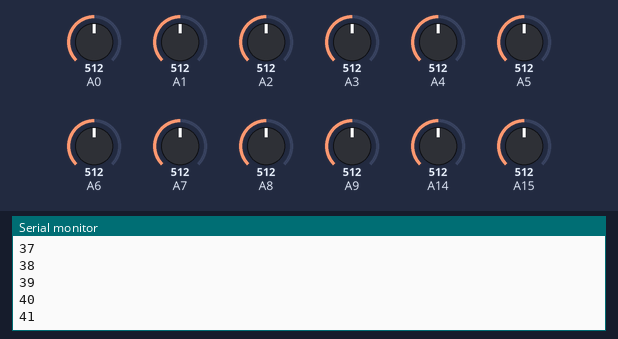
Recording of a sketch running on a simulated Arduino Mega 2560, built with avr-gcc and run on an emulated ATmega2560. On the bench: the last lines printed to the serial monitor. Inputs (shaded band) come from the test bench; at power-on: A0 = 512, A2 = 512, A3 = 512, A1 = 512, A4 = 512, A5 = 512, A6 = 512, A7 = 512, A8 = 512, A9 = 512, A14 = 512, A15 = 512. Random numbers use the default seed unless the sketch sets one.

Above: at 1.2 s.
1.3 s: A0 set to 273
At 1.62 s:
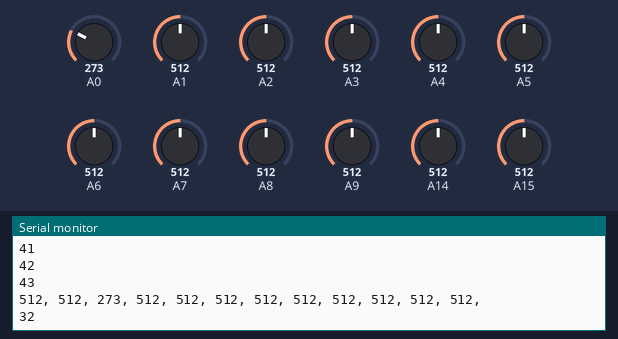
2.8 s: A0 set to 260
At 3.9 s:
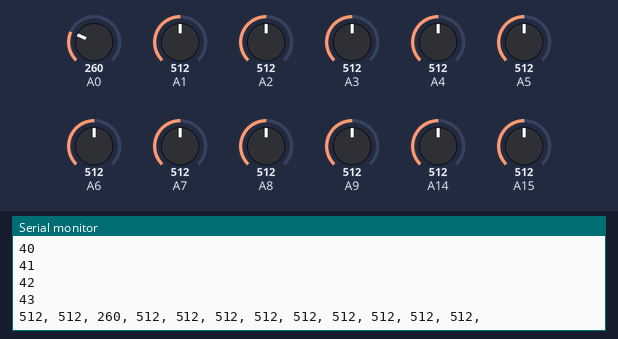
7.3 s: A2 set to 268
At 8.3 s:
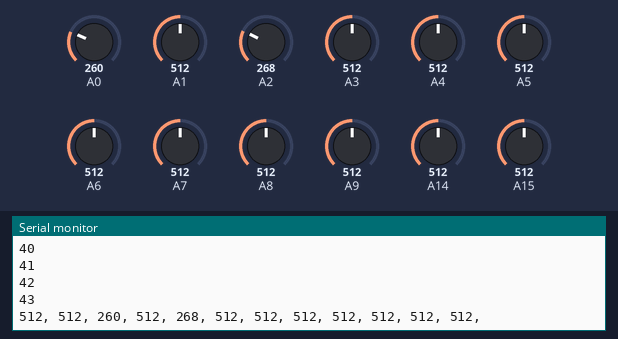
10.3 s: A2 set to 260
At 10.95 s:
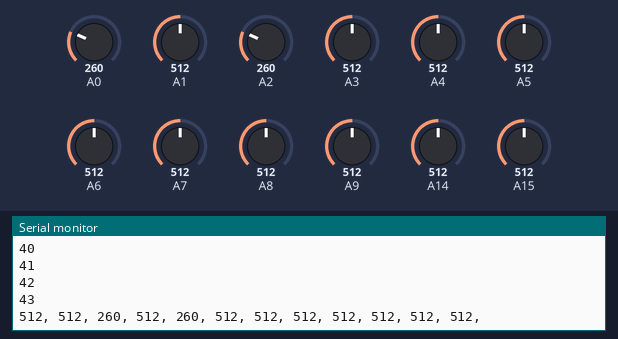
11.8 s: A3 set to 269
At 12.67 s:
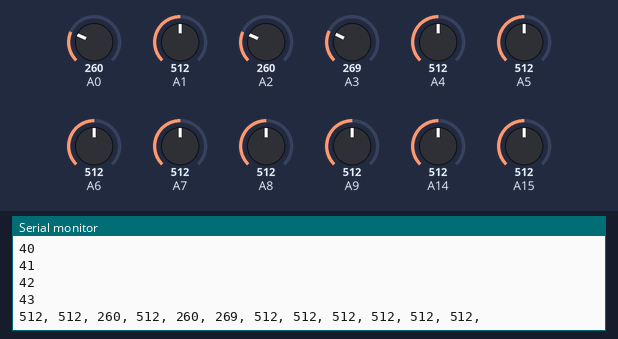
13.3 s: A3 set to 260
At 13.92 s:
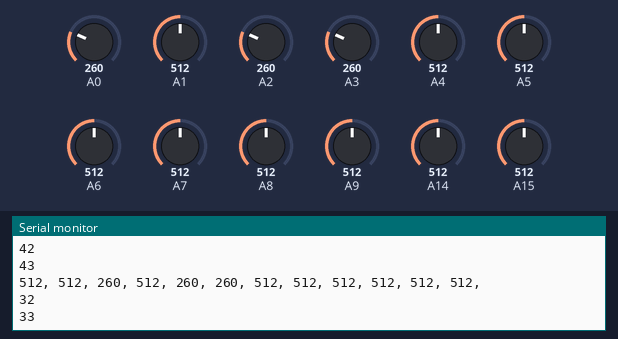
Timing chart, 0 to 16.3 s (numbered marks = the images above; inputs shaded):
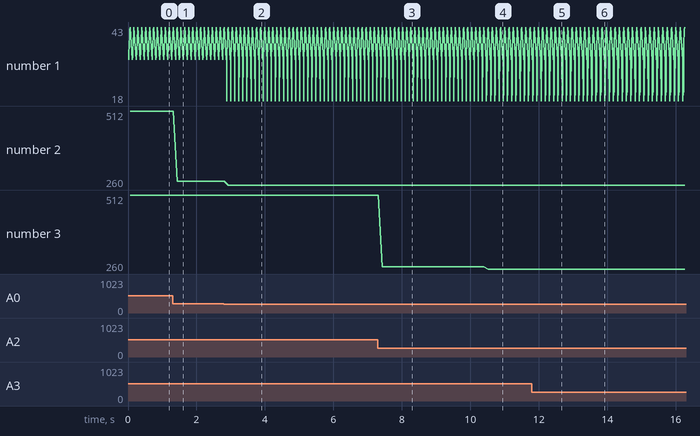

The sketch:

analogread.ino
```cpp
#define HWSERIAL Serial1

void setup() {
  Serial.begin(9600);
  HWSERIAL.begin(9600);
}
const unsigned long sleeptime = 2500;
unsigned long sleep = 0;
int aread = 0;
boolean bounce = 0;

// array to hold analog values for each column
int col[12];

// array to hold high and low values for each range
int range[16][2] = {
  {1009, 1024},
  {204, 215},
  {343, 352},
  {146, 152},
  {507, 518},
  {170, 176},
  {255, 260},
  {126, 134},
  {686, 701},
  {186, 192},
  {295, 302},
  {137, 142},
  {409, 416},
  {157, 162},
  {227, 238},
  {118, 125}
};

// convert to switch positions
boolean bin[16][4] = {
  {0, 0, 0, 0},
  {1, 0, 0, 0},
  {0, 1, 0, 0},
  {1, 1, 0, 0},
  {0, 0, 1, 0},
  {1, 0, 1, 0},
  {0, 1, 1, 0},
  {1, 1, 1, 0},
  {0, 0, 0, 1},
  {1, 0, 0, 1},
  {0, 1, 0, 1},
  {1, 1, 0, 1},
  {0, 0, 1, 1},
  {1, 0, 1, 1},
  {0, 1, 1, 1},
  {1, 1, 1, 1}
};

// array to hold key positions
boolean keya[12][4] = {
  {0, 0, 0, 0},
  {0, 0, 0, 0},
  {0, 0, 0, 0},
  {0, 0, 0, 0},
  {0, 0, 0, 0},
  {0, 0, 0, 0},
  {0, 0, 0, 0},
  {0, 0, 0, 0},
  {0, 0, 0, 0},
  {0, 0, 0, 0},
  {0, 0, 0, 0},
  {0, 0, 0, 0}
};

boolean keyb[12][4] = {
  {0, 0, 0, 0},
  {0, 0, 0, 0},
  {0, 0, 0, 0},
  {0, 0, 0, 0},
  {0, 0, 0, 0},
  {0, 0, 0, 0},
  {0, 0, 0, 0},
  {0, 0, 0, 0},
  {0, 0, 0, 0},
  {0, 0, 0, 0},
  {0, 0, 0, 0},
  {0, 0, 0, 0}
};

void loop()
{
  LEDsleep();

  readcolumns();
  assignkeysA();
  delay(5);
  readcolumns();
  assignkeysB();

  compkeys();

  if (bounce == 0)
  {
    LEDupdate();
    SERIALupdate();
  }
}

void readcolumns()
{
  byte pass = 0;
  int comp = 0;
  for (int x = 0; x < 12; x++)
  {
    aread = 0;;
    comp = 0;
    pass = 0;

    while (pass < 3)
    {
      aread = analogRead(x + 14);
      if (aread != comp)
      {
        pass = 0;
      }
      comp = aread;
      pass++;
    }
    col[x] = aread;
  }
}

void assignkeysA()
{
  for (int c = 0; c < 12; c++)
  {
    for (int v = 0; v < 16; v++)
    {
      if ((col[c] >= range[v][0]) && (col[c] <= range[v][1]))
      {
        for (byte x = 0; x < 4; x++)
        {
          keya[c][x] = bin[v][x];
        }
      }
    }
  }
}

void assignkeysB()
{
  for (int c = 0; c < 12; c++)
  {
    for (int v = 0; v < 16; v++)
    {
      if ((col[c] >= range[v][0]) && (col[c] <= range[v][1]))
      {
        for (byte x = 0; x < 4; x++)
        {
          keyb[c][x] = bin[v][x];
        }
      }
    }
  }
}

void compkeys()
{
  for (int c = 0; c < 12; c++)
  {
    for (int v = 0; v < 16; v++)
    {
      bounce = 0;
      for (byte x = 0; x < 4; x++)
      {
        if (keya[c][x] != keyb[c][x])
        {
          bounce = 1;
        }
      }
    }
  }
}

void LEDupdate()
{
  for (int c = 0; c < 12; c++)
  {
    for (byte r = 0; r < 4; r++)
    {
      if (keya[c][r] == 1)
      {
        sleep = 0;
        HWSERIAL.write((r * 16) + c);
        Serial.println((r * 16) + c);
      }
    }
  }
}

void SERIALupdate()
{
  for (int y = 0; y < 12; y++)
  {
    Serial.print(col[y]);
    Serial.print(", ");
  }
  Serial.println();
}

void LEDsleep()
{
  if (sleep < sleeptime)
  {
    sleep++;
  }

  if (sleep == sleeptime)
  {
    HWSERIAL.write(random(0, 63));
    delay(5);
  }
}
```

Measured:
- the behaviour switches between 261 and 260 on A0 (found by bisection; images 1 and 2)
- the behaviour switches between 261 and 260 on A3 (found by bisection; images 5 and 6)
- after the input at 1.3 s, the serial monitor: prints a new line after 0.14 s (image 1)
- after the input at 2.8 s, the serial monitor: prints a new line after 0.08 s (image 2)
- after the input at 7.3 s, the serial monitor: prints a new line after 0.13 s (image 3)
- after the input at 10.3 s, the serial monitor: prints a new line after 0.18 s (image 4)
- after the input at 11.8 s, the serial monitor: prints a new line after 0.19 s (image 5)
- after the input at 13.3 s, the serial monitor: prints a new line after 0.14 s (image 6)
